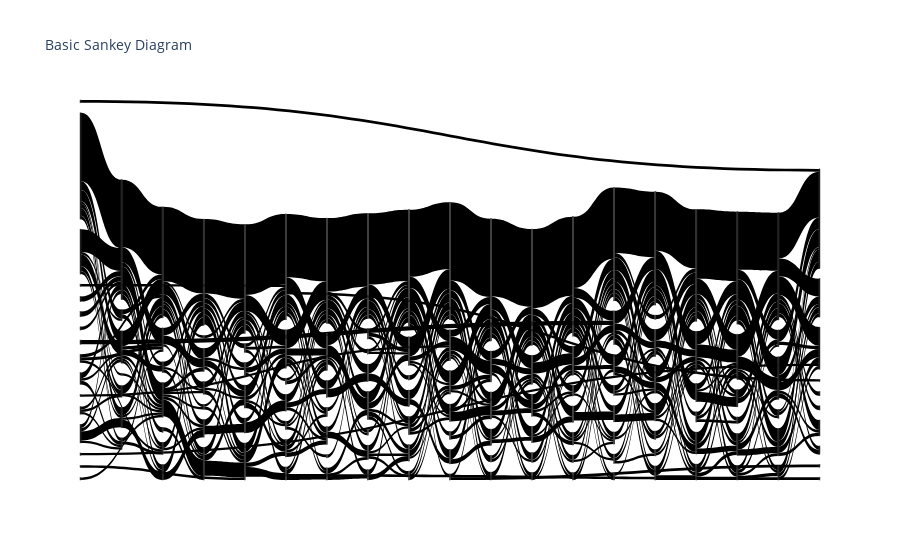

The cell this chart's notebook holds for it:
### Code cell
%%time

threshold = 5

l = {at: p.membership for at, p in partitions.items()}

hits = collections.defaultdict(int)
names = collections.defaultdict(lambda: len(names))

k = 1000
for at in range(0, 20000, k):
    if at + k not in partitions:
        continue
    prv = partitions[at].membership
    nxt = partitions[at + k].membership
    for a, b in zip(prv, nxt):
        hits[names[at, a], names[at + k, b]] += 1

def cmp(kv):
    return kv[0]

fig = go.Figure(data=[go.Sankey(
    node = dict(
      pad = 10,
      thickness = 1,
      #line = dict(color = "black", width = 0.5),
      #label = ["A1", "A2", "B1", "B2", "C1", "C2"],
      color = "black"
    ),
    link = dict(
      source = [a for (a, b), v in sorted(hits.items(), key=cmp) if v >= threshold],
      target = [b for (a, b), v in sorted(hits.items(), key=cmp) if v >= threshold],
      value  = [v for (a, b), v in sorted(hits.items(), key=cmp) if v >= threshold],
      color = 'black'
  ))])

fig.update_layout(title_text="Basic Sankey Diagram", font_size=10)

fig.show()

### Figure 1 — Plotly figure (JSON) as saved in the notebook; plotly's stock layout.template omitted (floating-point values rounded to 4 significant figures; data arrays with more than 128 entries replaced by an {"elided": "..."} marker saying what was removed)
{"data": [{"link": {"color": "black", "source": {"elided": "435 int values"}, "target": {"elided": "435 int values"}, "value": {"elided": "435 int values"}}, "node": {"color": "black", "pad": 10, "thickness": 1}, "type": "sankey"}], "layout": {"autosize": true, "font": {"size": 10}, "title": {"text": "Basic Sankey Diagram"}}}
